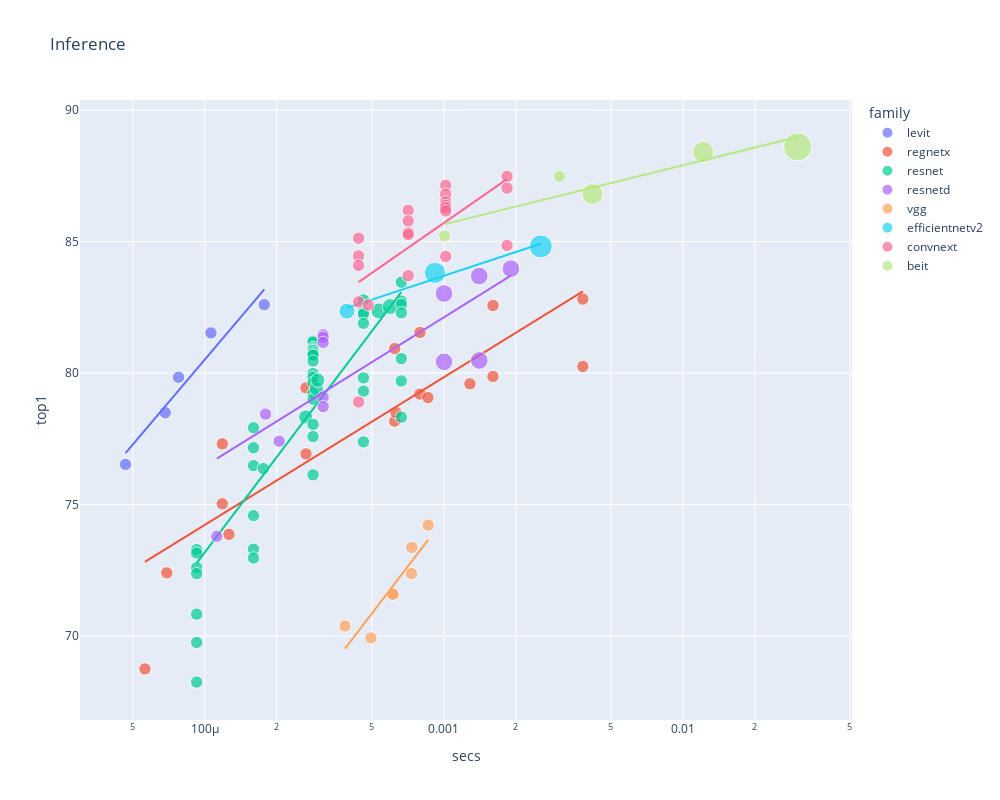

Write notebook code for a chart like this one.
### Code cell
show_subs(df, 'Inference', 'infer_img_size')

### Figure 1 — Plotly figure (JSON) as saved in the notebook; plotly's stock layout.template omitted (floating-point values rounded to 4 significant figures)
{"data": [{"customdata": [[224], [224], [224], [224], [224]], "hovertemplate": "<b>%{hovertext}</b><br><br>family=levit<br>secs=%{x}<br>top1=%{y}<br>size=%{marker.size}<br>infer_img_size=%{customdata[0]}<extra></extra>", "hovertext": ["levit_128s", "levit_128", "levit_192", "levit_256", "levit_384"], "legendgroup": "levit", "marker": {"color": "#636efa", "size": [50176, 50176, 50176, 50176, 50176], "sizemode": "area", "sizeref": 655.4, "symbol": "circle"}, "mode": "markers", "name": "levit", "orientation": "v", "showlegend": true, "type": "scatter", "x": [4.654e-05, 6.822e-05, 7.756e-05, 0.000106, 0.0001772], "xaxis": "x", "y": [76.53, 78.49, 79.84, 81.52, 82.6], "yaxis": "y"}, {"hovertemplate": "<b>OLS trendline</b><br>top1 = 10.7211 * log10(secs) + 123.397<br>R<sup>2</sup>=0.940450<br><br>family=levit<br>secs=%{x}<br>top1=%{y} <b>(trend)</b><extra></extra>", "legendgroup": "levit", "marker": {"color": "#636efa", "symbol": "circle"}, "mode": "lines", "name": "levit", "showlegend": false, "type": "scatter", "x": [4.654e-05, 6.822e-05, 7.756e-05, 0.000106, 0.0001772], "xaxis": "x", "y": [76.95, 78.73, 79.33, 80.78, 83.18], "yaxis": "y"}, {"customdata": [[224], [224], [224], [224], [224], [224], [224], [224], [224], [224], [224], [224], [224], [224], [224], [224], [224], [224]], "hovertemplate": "<b>%{hovertext}</b><br><br>family=regnetx<br>secs=%{x}<br>top1=%{y}<br>size=%{marker.size}<br>infer_img_size=%{customdata[0]}<extra></extra>", "hovertext": ["regnetx_002", "regnetx_004", "regnetx_008", "regnetx_008", "regnetx_006", "regnetx_016", "regnetx_016", "regnetx_032", "regnetx_032", "regnetx_040", "regnetx_080", "regnetx_080", "regnetx_064", "regnetx_120", "regnetx_160", "regnetx_160", "regnetx_320", "regnetx_320"], "legendgroup": "regnetx", "marker": {"color": "#EF553B", "size": [50176, 50176, 50176, 50176, 50176, 50176, 50176, 50176, 50176, 50176, 50176, 50176, 50176, 50176, 50176, 50176, 50176, 50176], "sizemode": "area", "sizeref": 655.4, "symbol": "circle"}, "mode": "markers", "name": "regnetx", "orientation": "v", "showlegend": true, "type": "scatter", "x": [5.611e-05, 6.925e-05, 0.0001182, 0.0001182, 0.000126, 0.0002648, 0.0002648, 0.0006228, 0.0006228, 0.0006304, 0.0007939, 0.0007939, 0.0008572, 0.001285, 0.001604, 0.001604, 0.003813, 0.003813], "xaxis": "x", "y": [68.75, 72.4, 77.31, 75.03, 73.87, 79.44, 76.92, 80.93, 78.17, 78.49, 81.54, 79.2, 79.07, 79.59, 82.57, 79.87, 82.81, 80.25], "yaxis": "y"}, {"hovertemplate": "<b>OLS trendline</b><br>top1 = 5.6134 * log10(secs) + 96.6816<br>R<sup>2</sup>=0.746680<br><br>family=regnetx<br>secs=%{x}<br>top1=%{y} <b>(trend)</b><extra></extra>", "legendgroup": "regnetx", "marker": {"color": "#EF553B", "symbol": "circle"}, "mode": "lines", "name": "regnetx", "showlegend": false, "type": "scatter", "x": [5.611e-05, 6.925e-05, 0.0001182, 0.0001182, 0.000126, 0.0002648, 0.0002648, 0.0006228, 0.0006228, 0.0006304, 0.0007939, 0.0007939, 0.0008572, 0.001285, 0.001604, 0.001604, 0.003813, 0.003813], "xaxis": "x", "y": [72.82, 73.33, 74.64, 74.64, 74.79, 76.6, 76.6, 78.69, 78.69, 78.72, 79.28, 79.28, 79.47, 80.45, 80.99, 80.99, 83.1, 83.1], "yaxis": "y"}, {"customdata": [[224], [224], [224], [224], [224], [224], [224], [224], [224], [224], [224], [224], [224], [224], [256], [224], [224], [224], [224], [224], [224], [224], [224], [224], [224], [224], [224], [224], [224], [224], [224], [224], [224], [256], [256], [224], [224], [224], [224], [224], [224], [224], [288], [288], [224], [224], [224], [224], [224], [224], [224]], "hovertemplate": "<b>%{hovertext}</b><br><br>family=resnet<br>secs=%{x}<br>top1=%{y}<br>size=%{marker.size}<br>infer_img_size=%{customdata[0]}<extra></extra>", "hovertext": ["resnet18", "resnet18", "resnet18", "resnet18", "resnet18", "resnet18", "resnet18", "resnet34", "resnet34", "resnet34", "resnet34", "resnet34", "resnet34", "resnet26", "resnet26t", "resnet50", "resnet50", "resnet50", "resnet50", "resnet50", "resnet50", "resnet50", "resnet50", "resnet50", "resnet50", "resnet50", "resnet50", "resnet50", "resnet50", "resnet50", "resnet50", "resnet50", "resnet50", "resnet32ts", "resnet33ts", "resnet101", "resnet101", "resnet101", "resnet101", "resnet101", "resnet101", "resnet101", "resnet51q", "resnet61q", "resnet152", "resnet152", "resnet152", "resnet152", "resnet152", "resnet152", "resnet152"], "legendgroup": "resnet", "marker": {"color": "#00cc96", "size": [50176, 50176, 50176, 50176, 50176, 50176, 50176, 50176, 50176, 50176, 50176, 50176, 50176, 50176, 65536, 50176, 50176, 50176, 50176, 50176, 50176, 50176, 50176, 50176, 50176, 50176, 50176, 50176, 50176, 50176, 50176, 50176, 50176, 65536, 65536, 50176, 50176, 50176, 50176, 50176, 50176, 50176, 82944, 82944, 50176, 50176, 50176, 50176, 50176, 50176, 50176], "sizemode": "area", "sizeref": 655.4, "symbol": "circle"}, "mode": "markers", "name": "resnet", "orientation": "v", "showlegend": true, "type": "scatter", "x": [9.237e-05, 9.237e-05, 9.237e-05, 9.237e-05, 9.237e-05, 9.237e-05, 9.237e-05, 0.0001597, 0.0001597, 0.0001597, 0.0001597, 0.0001597, 0.0001597, 0.0001756, 0.0002639, 0.0002834, 0.0002834, 0.0002834, 0.0002834, 0.0002834, 0.0002834, 0.0002834, 0.0002834, 0.0002834, 0.0002834, 0.0002834, 0.0002834, 0.0002834, 0.0002834, 0.0002834, 0.0002834, 0.0002834, 0.0002834, 0.0002929, 0.0002967, 0.0004606, 0.0004606, 0.0004606, 0.0004606, 0.0004606, 0.0004606, 0.0004606, 0.0005349, 0.000596, 0.0006634, 0.0006634, 0.0006634, 0.0006634, 0.0006634, 0.0006634, 0.0006634], "xaxis": "x", "y": [73.29, 73.16, 72.6, 72.37, 70.83, 69.76, 68.25, 77.92, 77.16, 76.48, 74.58, 73.31, 72.97, 76.37, 78.33, 81.21, 81.17, 80.97, 80.91, 80.87, 80.85, 80.77, 80.71, 80.68, 80.45, 79.98, 79.84, 79.64, 79.23, 79.0, 78.05, 77.58, 76.13, 79.39, 79.73, 82.78, 82.32, 82.24, 81.89, 79.81, 79.31, 77.38, 82.36, 82.52, 83.45, 82.73, 82.61, 82.29, 80.55, 79.7, 78.32], "yaxis": "y"}, {"hovertemplate": "<b>OLS trendline</b><br>top1 = 12.0263 * log10(secs) + 121.295<br>R<sup>2</sup>=0.731925<br><br>family=resnet<br>secs=%{x}<br>top1=%{y} <b>(trend)</b><extra></extra>", "legendgroup": "resnet", "marker": {"color": "#00cc96", "symbol": "circle"}, "mode": "lines", "name": "resnet", "showlegend": false, "type": "scatter", "x": [9.237e-05, 9.237e-05, 9.237e-05, 9.237e-05, 9.237e-05, 9.237e-05, 9.237e-05, 0.0001597, 0.0001597, 0.0001597, 0.0001597, 0.0001597, 0.0001597, 0.0001756, 0.0002639, 0.0002834, 0.0002834, 0.0002834, 0.0002834, 0.0002834, 0.0002834, 0.0002834, 0.0002834, 0.0002834, 0.0002834, 0.0002834, 0.0002834, 0.0002834, 0.0002834, 0.0002834, 0.0002834, 0.0002834, 0.0002834, 0.0002929, 0.0002967, 0.0004606, 0.0004606, 0.0004606, 0.0004606, 0.0004606, 0.0004606, 0.0004606, 0.0005349, 0.000596, 0.0006634, 0.0006634, 0.0006634, 0.0006634, 0.0006634, 0.0006634, 0.0006634], "xaxis": "x", "y": [72.78, 72.78, 72.78, 72.78, 72.78, 72.78, 72.78, 75.63, 75.63, 75.63, 75.63, 75.63, 75.63, 76.13, 78.26, 78.63, 78.63, 78.63, 78.63, 78.63, 78.63, 78.63, 78.63, 78.63, 78.63, 78.63, 78.63, 78.63, 78.63, 78.63, 78.63, 78.63, 78.63, 78.8, 78.87, 81.17, 81.17, 81.17, 81.17, 81.17, 81.17, 81.17, 81.95, 82.51, 83.07, 83.07, 83.07, 83.07, 83.07, 83.07, 83.07], "yaxis": "y"}, {"customdata": [[224], [224], [224], [224], [224], [224], [224], [224], [320], [320], [320], [320], [320]], "hovertemplate": "<b>%{hovertext}</b><br><br>family=resnetd<br>secs=%{x}<br>top1=%{y}<br>size=%{marker.size}<br>infer_img_size=%{customdata[0]}<extra></extra>", "hovertext": ["resnet18d", "resnet34d", "resnet26d", "resnet50d", "resnet50d", "resnet50d", "resnet50d", "resnet50d", "resnet101d", "resnet101d", "resnet152d", "resnet152d", "resnet200d"], "legendgroup": "resnetd", "marker": {"color": "#ab63fa", "size": [50176, 50176, 50176, 50176, 50176, 50176, 50176, 50176, 102400, 102400, 102400, 102400, 102400], "sizemode": "area", "sizeref": 655.4, "symbol": "circle"}, "mode": "markers", "name": "resnetd", "orientation": "v", "showlegend": true, "type": "scatter", "x": [0.0001122, 0.0001795, 0.0002045, 0.0003124, 0.0003124, 0.0003124, 0.0003124, 0.0003124, 0.001001, 0.001001, 0.001405, 0.001405, 0.001907], "xaxis": "x", "y": [73.79, 78.44, 77.41, 81.45, 81.36, 81.16, 79.08, 78.72, 83.02, 80.43, 83.68, 80.48, 83.96], "yaxis": "y"}, {"hovertemplate": "<b>OLS trendline</b><br>top1 = 5.65579 * log10(secs) + 99.0826<br>R<sup>2</sup>=0.645126<br><br>family=resnetd<br>secs=%{x}<br>top1=%{y} <b>(trend)</b><extra></extra>", "legendgroup": "resnetd", "marker": {"color": "#ab63fa", "symbol": "circle"}, "mode": "lines", "name": "resnetd", "showlegend": false, "type": "scatter", "x": [0.0001122, 0.0001795, 0.0002045, 0.0003124, 0.0003124, 0.0003124, 0.0003124, 0.0003124, 0.001001, 0.001001, 0.001405, 0.001405, 0.001907], "xaxis": "x", "y": [76.74, 77.9, 78.22, 79.26, 79.26, 79.26, 79.26, 79.26, 82.12, 82.12, 82.95, 82.95, 83.7], "yaxis": "y"}, {"customdata": [[224], [224], [224], [224], [224], [224], [224]], "hovertemplate": "<b>%{hovertext}</b><br><br>family=vgg<br>secs=%{x}<br>top1=%{y}<br>size=%{marker.size}<br>infer_img_size=%{customdata[0]}<extra></extra>", "hovertext": ["vgg11_bn", "vgg13", "vgg13_bn", "vgg16", "vgg19", "vgg16_bn", "vgg19_bn"], "legendgroup": "vgg", "marker": {"color": "#FFA15A", "size": [50176, 50176, 50176, 50176, 50176, 50176, 50176], "sizemode": "area", "sizeref": 655.4, "symbol": "circle"}, "mode": "markers", "name": "vgg", "orientation": "v", "showlegend": true, "type": "scatter", "x": [0.0003856, 0.0004951, 0.000609, 0.0006127, 0.0007314, 0.0007335, 0.0008591], "xaxis": "x", "y": [70.38, 69.93, 71.59, 71.59, 72.38, 73.37, 74.22], "yaxis": "y"}, {"hovertemplate": "<b>OLS trendline</b><br>top1 = 11.8636 * log10(secs) + 110.028<br>R<sup>2</sup>=0.823327<br><br>family=vgg<br>secs=%{x}<br>top1=%{y} <b>(trend)</b><extra></extra>", "legendgroup": "vgg", "marker": {"color": "#FFA15A", "symbol": "circle"}, "mode": "lines", "name": "vgg", "showlegend": false, "type": "scatter", "x": [0.0003856, 0.0004951, 0.000609, 0.0006127, 0.0007314, 0.0007335, 0.0008591], "xaxis": "x", "y": [69.53, 70.81, 71.88, 71.91, 72.83, 72.84, 73.65], "yaxis": "y"}, {"customdata": [[288], [384], [416]], "hovertemplate": "<b>%{hovertext}</b><br><br>family=efficientnetv2<br>secs=%{x}<br>top1=%{y}<br>size=%{marker.size}<br>infer_img_size=%{customdata[0]}<extra></extra>", "hovertext": ["efficientnetv2_rw_t", "efficientnetv2_rw_s", "efficientnetv2_rw_m"], "legendgroup": "efficientnetv2", "marker": {"color": "#19d3f3", "size": [82944, 147456, 173056], "sizemode": "area", "sizeref": 655.4, "symbol": "circle"}, "mode": "markers", "name": "efficientnetv2", "orientation": "v", "showlegend": true, "type": "scatter", "x": [0.0003929, 0.0009177, 0.002543], "xaxis": "x", "y": [82.35, 83.81, 84.81], "yaxis": "y"}, {"hovertemplate": "<b>OLS trendline</b><br>top1 = 3.00733 * log10(secs) + 92.715<br>R<sup>2</sup>=0.975096<br><br>family=efficientnetv2<br>secs=%{x}<br>top1=%{y} <b>(trend)</b><extra></extra>", "legendgroup": "efficientnetv2", "marker": {"color": "#19d3f3", "symbol": "circle"}, "mode": "lines", "name": "efficientnetv2", "showlegend": false, "type": "scatter", "x": [0.0003929, 0.0009177, 0.002543], "xaxis": "x", "y": [82.47, 83.58, 84.91], "yaxis": "y"}, {"customdata": [[224], [224], [224], [224], [224], [224], [224], [224], [224], [224], [224], [224], [224], [224], [224], [224], [224], [224], [224], [224], [224]], "hovertemplate": "<b>%{hovertext}</b><br><br>family=convnext<br>secs=%{x}<br>top1=%{y}<br>size=%{marker.size}<br>infer_img_size=%{customdata[0]}<extra></extra>", "hovertext": ["convnext_tiny", "convnext_tiny", "convnext_tiny", "convnext_tiny", "convnext_tiny", "convnext_tiny_hnf", "convnext_small", "convnext_small", "convnext_small", "convnext_small", "convnext_small", "convnext_base", "convnext_base", "convnext_base", "convnext_base", "convnext_base", "convnext_base", "convnext_base", "convnext_large", "convnext_large", "convnext_large"], "legendgroup": "convnext", "marker": {"color": "#FF6692", "size": [50176, 50176, 50176, 50176, 50176, 50176, 50176, 50176, 50176, 50176, 50176, 50176, 50176, 50176, 50176, 50176, 50176, 50176, 50176, 50176, 50176], "sizemode": "area", "sizeref": 655.4, "symbol": "circle"}, "mode": "markers", "name": "convnext", "orientation": "v", "showlegend": true, "type": "scatter", "x": [0.0004395, 0.0004395, 0.0004395, 0.0004395, 0.0004395, 0.0004823, 0.0007089, 0.0007089, 0.0007089, 0.0007089, 0.0007089, 0.001017, 0.001017, 0.001017, 0.001017, 0.001017, 0.001017, 0.001017, 0.001837, 0.001837, 0.001837], "xaxis": "x", "y": [85.12, 84.45, 84.09, 82.7, 78.9, 82.58, 86.18, 85.78, 85.33, 85.26, 83.7, 87.13, 86.8, 86.5, 86.37, 86.27, 86.16, 84.43, 87.47, 87.03, 84.85], "yaxis": "y"}, {"hovertemplate": "<b>OLS trendline</b><br>top1 = 6.3023 * log10(secs) + 104.608<br>R<sup>2</sup>=0.438464<br><br>family=convnext<br>secs=%{x}<br>top1=%{y} <b>(trend)</b><extra></extra>", "legendgroup": "convnext", "marker": {"color": "#FF6692", "symbol": "circle"}, "mode": "lines", "name": "convnext", "showlegend": false, "type": "scatter", "x": [0.0004395, 0.0004395, 0.0004395, 0.0004395, 0.0004395, 0.0004823, 0.0007089, 0.0007089, 0.0007089, 0.0007089, 0.0007089, 0.001017, 0.001017, 0.001017, 0.001017, 0.001017, 0.001017, 0.001017, 0.001837, 0.001837, 0.001837], "xaxis": "x", "y": [83.45, 83.45, 83.45, 83.45, 83.45, 83.71, 84.76, 84.76, 84.76, 84.76, 84.76, 85.75, 85.75, 85.75, 85.75, 85.75, 85.75, 85.75, 87.37, 87.37, 87.37], "yaxis": "y"}, {"customdata": [[224], [224], [384], [384], [512]], "hovertemplate": "<b>%{hovertext}</b><br><br>family=beit<br>secs=%{x}<br>top1=%{y}<br>size=%{marker.size}<br>infer_img_size=%{customdata[0]}<extra></extra>", "hovertext": ["beit_base_patch16_224", "beit_large_patch16_224", "beit_base_patch16_384", "beit_large_patch16_384", "beit_large_patch16_512"], "legendgroup": "beit", "marker": {"color": "#B6E880", "size": [50176, 50176, 147456, 147456, 262144], "sizemode": "area", "sizeref": 655.4, "symbol": "circle"}, "mode": "markers", "name": "beit", "orientation": "v", "showlegend": true, "type": "scatter", "x": [0.001006, 0.003045, 0.00418, 0.01216, 0.03018], "xaxis": "x", "y": [85.21, 87.48, 86.8, 88.4, 88.6], "yaxis": "y"}, {"hovertemplate": "<b>OLS trendline</b><br>top1 = 2.24263 * log10(secs) + 92.3785<br>R<sup>2</sup>=0.860671<br><br>family=beit<br>secs=%{x}<br>top1=%{y} <b>(trend)</b><extra></extra>", "legendgroup": "beit", "marker": {"color": "#B6E880", "symbol": "circle"}, "mode": "lines", "name": "beit", "showlegend": false, "type": "scatter", "x": [0.001006, 0.003045, 0.00418, 0.01216, 0.03018], "xaxis": "x", "y": [85.66, 86.73, 87.04, 88.08, 88.97], "yaxis": "y"}], "layout": {"height": 800, "legend": {"itemsizing": "constant", "title": {"text": "family"}, "tracegroupgap": 0}, "title": {"text": "Inference"}, "width": 1000, "xaxis": {"anchor": "y", "autorange": true, "domain": [0, 1], "range": [-4.523, -1.292], "title": {"text": "secs"}, "type": "log"}, "yaxis": {"anchor": "x", "autorange": true, "domain": [0, 1], "range": [66.81, 90.38], "title": {"text": "top1"}, "type": "linear"}}}
